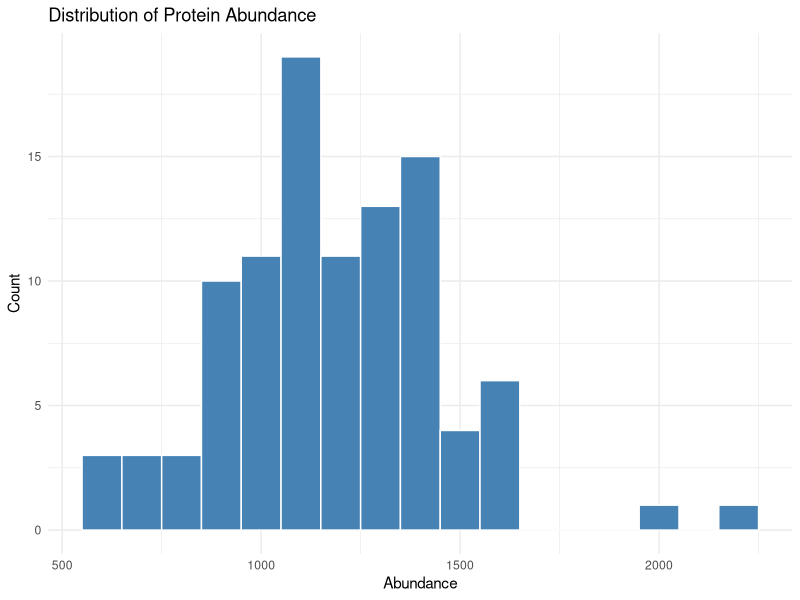
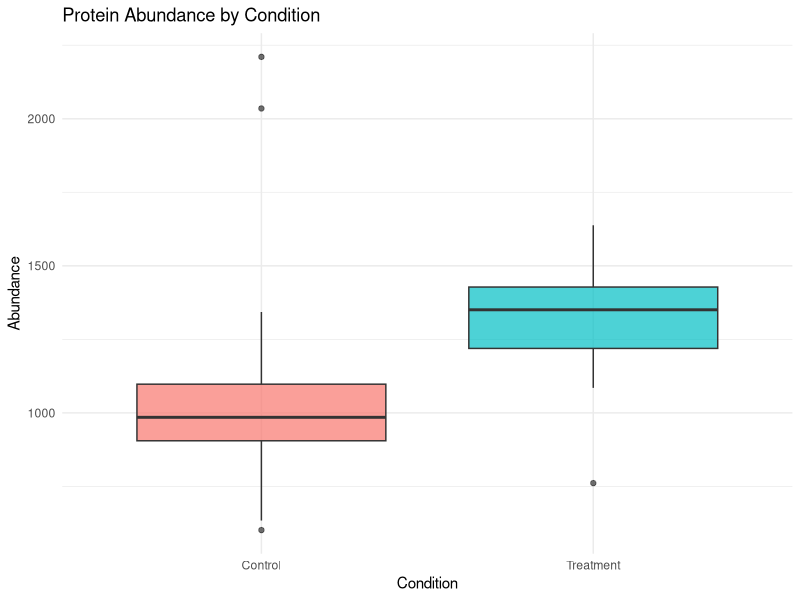
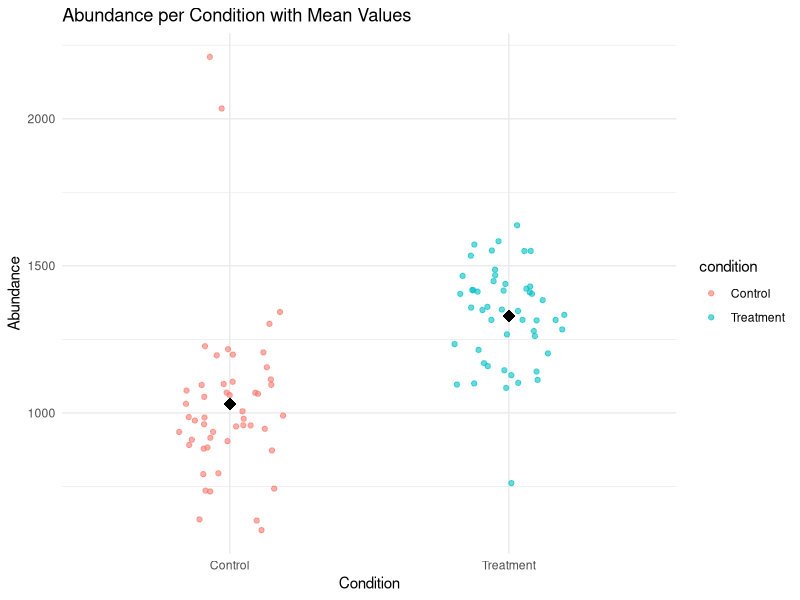
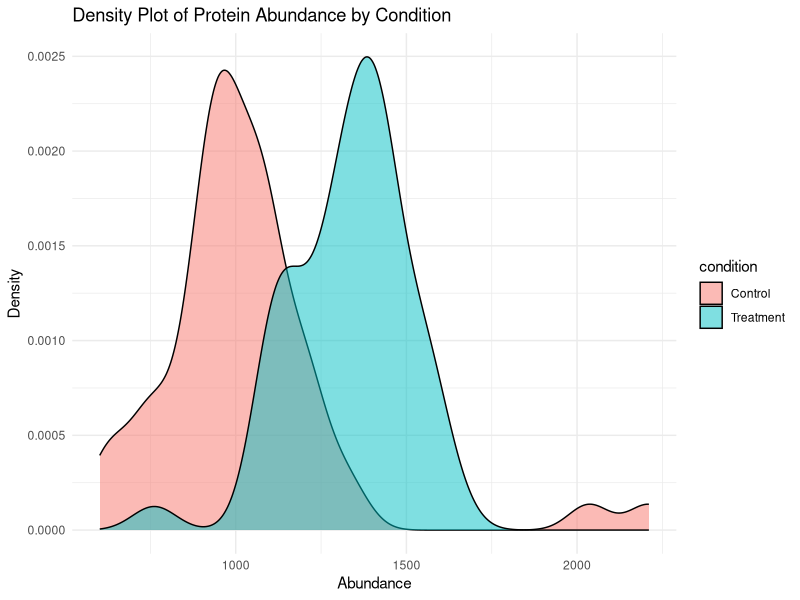

Generate these figures, in order, with R:
## ---- chunk 1
knitr::opts_chunk$set(echo = TRUE, warning = FALSE, message = FALSE)
## ---- chunk 2
# Arithmetic operators
5 + 3        # Addition
10 - 4       # Subtraction
6 * 7        # Multiplication
20 / 4       # Division
2 ^ 3        # Exponentiation
17 %% 5      # Modulo (remainder)

# Comparison operators
5 == 5       # Equal to
5 != 3       # Not equal to
7 > 3        # Greater than
4 < 8        # Less than
5 >= 5       # Greater than or equal
3 <= 10      # Less than or equal

# Logical operators
TRUE & FALSE  # AND
TRUE | FALSE  # OR
!TRUE         # NOT

# Scientific notation
1.5e6  # 1,500,000
## ---- chunk 3
# Assignment operator
x <- 10      # Assign 10 to x
y = 5        # Alternative (but <- is preferred)
# Tip: assignment operator has the following shortcuts:
# Windows/Linux: Press Alt + - (the minus key).
# Mac: Press Option + - (the minus key). 

## Assign values to variables
protein_count <- 800
sample_size <- 12
study_name <- "Proteomics_2025"

## View variables
protein_count
sample_size

## Use variables in calculations
total_measurements <- protein_count * sample_size
total_measurements
## ---- chunk 4
# Numeric
intensity <- 25114306.44
class(intensity)

# Character (text)
accession <- "F1LMU0"
class(accession)

# Logical
is_significant <- TRUE
class(is_significant)

# Check type
is.numeric(intensity)
is.character(accession)
## ---- chunk 5
# Solution
result1 <- 123 + 456
total <- result1
print(total)

percentage <- (123 / total) * 100
print(paste0("123 is ", round(percentage, 2), "% of the total"))
## ---- chunk 6
# Numeric vectors
ages <- c(25, 30, 35, 40, 45)
print(ages)

# Character vectors
names <- c("Alice", "Bob", "Charlie", "Diana", "Eve")
print(names)

# Logical vectors
passed_qc <- c(TRUE, TRUE, FALSE, TRUE, TRUE)
print(passed_qc)

# Sequences
seq_1_10 <- 1:10
seq_custom <- seq(from = 0, to = 100, by = 10)

# Vector operations
mean(ages)
## ---- chunk 7
# Access elements by position (1-indexed!)
ages[1]           # First element
ages[c(1, 3, 5)]  # Multiple elements
ages[-2]          # All except second element

# Logical indexing
ages[ages > 35]   # Elements greater than 35

# Named vectors
protein_abundance <- c(ACTB = 1500, GAPDH = 2000, MYC = 800)
protein_abundance["ACTB"]
## ---- chunk 8
# Create a data frame
patient_data <- data.frame(
  patient_id = 1:5,
  name = c("Alice", "Bob", "Charlie", "Diana", "Eve"),
  age = c(25, 30, 35, 40, 45),
  treatment = c("A", "B", "A", "B", "A"),
  response = c(TRUE, TRUE, FALSE, TRUE, FALSE),
  stringsAsFactors = FALSE
)

print(patient_data)

# View structure
str(patient_data)

# Summary statistics
summary(patient_data)
## ---- chunk 9
# Access columns
patient_data$age
patient_data[, "name"]
patient_data[, 2]

# Access rows
patient_data[1, ]           # First row
patient_data[1:3, ]         # First three rows

# Access specific cells
patient_data[2, 3]          # Row 2, Column 3
patient_data[2, "age"]      # Same, using column name

# Subset by condition
patient_data[patient_data$age > 30, ]
patient_data[patient_data$treatment == "A", ]
## ---- chunk 10
# View first rows
head(patient_data, 2)

# Dimensions
dim(patient_data)
nrow(patient_data)
ncol(patient_data)

# Column names
colnames(patient_data)
## ---- chunk 11
# Access column by name
patient_data$name

# Access using brackets [row, column]
patient_data[1, 3]        # Row 1, column 3
patient_data[1:2, ]       # First 2 rows, all columns
patient_data[, "treatment"]    # All rows, Mass column

# Subset data
patient_data[patient_data$age > 30, ]
## ---- chunk 12
# Create a list
experiment <- list(
  experiment_id = "EXP001",
  date = "2025-01-15",
  samples = c("S1", "S2", "S3"),
  data = patient_data,
  validated = TRUE
)

# Access list elements
experiment$experiment_id
experiment[[1]]
experiment[["samples"]]
## ---- chunk 13
# Create factor
treatment_factor <- factor(c("Control", "Drug A", "Drug B", "Control", "Drug A"))
print(treatment_factor)

# Check levels
levels(treatment_factor)

# Ordered factors
severity <- factor(
  c("Mild", "Severe", "Moderate", "Mild", "Severe"),
  levels = c("Mild", "Moderate", "Severe"),
  ordered = TRUE
)
print(severity)
## ---- chunk 14
# Implicit coercion
mixed <- c(1, 2, "three", 4)  # All converted to character
print(mixed)

# Explicit coercion
numbers_char <- c("1", "2", "3", "4")
numbers_num <- as.numeric(numbers_char)
print(numbers_num)

# Check types
class(mixed)
is.numeric(mixed)
is.character(mixed)
## ---- chunk 15
# Solution
set.seed(42)  # For reproducibility

proteins <- data.frame(
  protein_id = paste0("P", sprintf("%03d", 1:10)),
  abundance = round(runif(10, min = 100, max = 5000), 2),
  p_value = runif(10, min = 0, max = 1),
  stringsAsFactors = FALSE
)

proteins$significant <- proteins$p_value < 0.05

print(proteins)

# Summary
cat("\nNumber of significant proteins:", sum(proteins$significant), "\n")
## ---- chunk 16
# if statement
x <- 10

if (x > 5) {
  print("x is greater than 5")
}

# if-else
if (x > 15) {
  print("x is greater than 15")
} else {
  print("x is 15 or less")
}

# if-else if-else
score <- 75

if (score >= 90) {
  grade <- "A"
} else if (score >= 80) {
  grade <- "B"
} else if (score >= 70) {
  grade <- "C"
} else {
  grade <- "F"
}

print(paste("Grade:", grade))
## ---- chunk 17
# Vectorized ifelse
values <- c(1, 5, 10, 15, 20)
categories <- ifelse(values > 10, "High", "Low")
print(categories)
## ---- chunk 18
# for loop
for (i in 1:5) {
  print(paste("Iteration:", i))
}

# Loop through vector
proteins <- c("ACTB", "GAPDH", "MYC")
for (protein in proteins) {
  print(paste("Processing:", protein))
}

# while loop
counter <- 1
while (counter <= 5) {
  print(paste("Counter:", counter))
  counter <- counter + 1
}

# Mixing loop with condition
numbers <- 1:10
for (num in numbers) {
  if (num %% 2 == 0) {
    print(paste(num, "is even"))
  } else if (num %% 2 != 0) {
    print(paste(num, "is odd"))
  }
}
## ---- chunk 19
# Basic function
greet <- function(name) {
  message <- paste("Hello,", name, "!")
  return(message)
}

greet("Alice")

# Function with multiple parameters
calculate_fold_change <- function(treatment, control) {
  fc <- treatment / control
  log2_fc <- log2(fc)
  return(log2_fc)
}

calculate_fold_change(treatment = 200, control = 100)

# Function with default parameters
normalize_abundance <- function(abundance, method = "median") {
  if (method == "median") {
    normalized <- abundance / median(abundance, na.rm = TRUE)
  } else if (method == "mean") {
    normalized <- abundance / mean(abundance, na.rm = TRUE)
  } else {
    stop("Method must be 'median' or 'mean'")
  }
  return(normalized)
}

values <- c(100, 200, 300, 400, 500)
normalize_abundance(values)
normalize_abundance(values, method = "mean")
## ---- chunk 20
# Create sample data
protein_matrix <- matrix(
  c(100, 150, 200, 250, 
    110, 160, 210, 260,
    120, 170, 220, 270),
  nrow = 3, byrow = TRUE
)
colnames(protein_matrix) <- c("Sample1", "Sample2", "Sample3", "Sample4")
rownames(protein_matrix) <- c("Protein1", "Protein2", "Protein3")

print(protein_matrix)

# apply: apply function to rows or columns
row_means <- apply(protein_matrix, 1, mean)  # 1 = rows
col_means <- apply(protein_matrix, 2, mean)  # 2 = columns

print(row_means)
print(col_means)

# lapply: apply function to list, returns list
my_list <- list(a = 1:5, b = 6:10, c = 11:15)
list_means <- lapply(my_list, mean)
print(list_means)

# sapply: simplified version of lapply
vector_means <- sapply(my_list, mean)
print(vector_means)
## ---- chunk 21
# Solution
calculate_cv_status <- function(abundances) {
  cv <- (sd(abundances, na.rm = TRUE) / mean(abundances, na.rm = TRUE)) * 100
  
  if (cv < 20) {
    status <- "Pass"
  } else {
    status <- "Fail"
  }
  
  return(list(cv = round(cv, 2), status = status))
}

# Create sample data
sample_data <- list(
  sample1 = c(100, 105, 98, 102, 99),
  sample2 = c(100, 150, 90, 200, 80),
  sample3 = c(500, 505, 498, 502, 496)
)

# Apply function
for (sample_name in names(sample_data)) {
  result <- calculate_cv_status(sample_data[[sample_name]])
  cat(sample_name, "- CV:", result$cv, "% - Status:", result$status, "\n")
}
## ---- chunk 22
# Load necessary library
library(ggplot2)
## ---- chunk 23
set.seed(42)

# Simulate realistic protein abundance data

n_proteins <- 100

protein_data <- data.frame(
protein_id = paste0("P", sprintf("%03d", 1:n_proteins)),
abundance = c(
rnorm(n_proteins / 2, mean = 1000, sd = 150),   # Control group
rnorm(n_proteins / 2, mean = 1300, sd = 180)    # Treatment group
),
condition = rep(c("Control", "Treatment"), each = n_proteins / 2)
)

# Add a few outliers to make the data more realistic
outlier_indices <- sample(1:n_proteins, 3)
protein_data$abundance[outlier_indices] <- 
  protein_data$abundance[outlier_indices] * runif(3, 1.5, 2)

head(protein_data)
## ---- chunk 24
ggplot(protein_data, aes(x = abundance)) +
  geom_histogram(binwidth = 100, fill = "steelblue", color = "white") +
  labs(
    title = "Distribution of Protein Abundance",
    x = "Abundance",
    y = "Count"
  ) +
  theme_minimal()
## ---- chunk 25
ggplot(protein_data, aes(x = condition, y = abundance, fill = condition)) +
  geom_boxplot(alpha = 0.7) +
  labs(
    title = "Protein Abundance by Condition",
    x = "Condition",
    y = "Abundance"
  ) +
  theme_minimal() +
  theme(legend.position = "none")
## ---- chunk 26
ggplot(protein_data, aes(x = condition, y = abundance, color = condition)) +
  geom_jitter(width = 0.2, alpha = 0.6) +
  stat_summary(fun = mean, geom = "point", size = 4, shape = 18, color = "black") +
  labs(
    title = "Abundance per Condition with Mean Values",
    x = "Condition",
    y = "Abundance"
  ) +
  theme_minimal()
## ---- chunk 27
ggplot(protein_data, aes(x = abundance, fill = condition)) +
  geom_density(alpha = 0.5) +
  labs(
    title = "Density Plot of Protein Abundance by Condition",
    x = "Abundance",
    y = "Density"
  ) +
  theme_minimal()
## ---- chunk 28
# Create example data
set.seed(123)
protein_data <- data.frame(
  protein_id = paste0("P", 1:100),
  abundance = rnorm(100, mean = 1000, sd = 200),
  condition = rep(c("Control", "Treatment"), each = 50)
)

# Dimensions
dim(protein_data)
nrow(protein_data)
ncol(protein_data)

# First and last rows
head(protein_data)
tail(protein_data)

# Summary statistics
summary(protein_data)

# Table for categorical data
table(protein_data$condition)
## ---- chunk 29
#knitr::opts_knit$set(root.dir = '/08_pkgs/r4proteomics/') # may need to avoid re-setup
## ---- chunk 30
library(tidyverse)
## ---- chunk 31
x <- c(1, 2, 3, 4, 5)
result <- mean(log10(sqrt(x)))
result
## ---- chunk 32
result <- x %>% 
  sqrt() %>% 
  log10() %>% 
  mean()
result
## ---- chunk 33
# Simulate your data structure
set.seed(123)
proteomics_data <- readxl::read_excel(
    path = "examples/2126001_Protein Export_ex.xlsx", # this should be the file example that genethon provided
    skip = 1
)

# Drop completely empty columns (all NA)
proteomics_data <- proteomics_data %>%
    dplyr::select(dplyr::where(~ any(!is.na(.))))

head(proteomics_data[, 1:10])
## ---- chunk 34
# Clean column names: lowercase + underscores
#colnames(proteomics_data) <- tolower(colnames(proteomics_data))
colnames(proteomics_data) <- gsub(" ", "_", tolower(colnames(proteomics_data)))
## ---- chunk 35
# Select specific columns
proteomics_data %>%
  dplyr::select(accession, gene, mass, `2126001_029_f5`) %>%
  head(3)

# Select range of columns
proteomics_data %>%
  dplyr::select(accession:mass) %>%
  head(3)

# Select columns containing "sample"
proteomics_data %>%
  dplyr::select(accession, contains("f5")) %>%
  head(3)
## ---- chunk 36
# Filter high mass proteins
proteomics_data %>%
  dplyr::filter(mass > 100000) %>%
  dplyr::select(accession, gene, mass)

# Multiple conditions (AND)
proteomics_data %>%
  dplyr::filter(mass > 100000 & peptide_count > 100) %>%
  dplyr::select(accession, gene, mass, peptide_count)

# OR conditions
proteomics_data %>%
  dplyr::filter(mass > 200000 | peptide_count > 300) %>%
  dplyr::select(accession, gene, mass, peptide_count)
## ---- chunk 37
# Calculate log10 transformed values
proteomics_data %>%
  dplyr::mutate(log10_mass = log10(mass)) %>%
  dplyr::select(accession, mass, log10_mass, `2126001_029_f5`) %>%
  head(3)
## ---- chunk 38
# Sort by mass (ascending)
proteomics_data %>%
  dplyr::arrange(mass) %>%
  dplyr::select(accession, gene, mass) %>%
  head(3)

# Sort descending
proteomics_data %>%
  dplyr::arrange(desc(mass)) %>%
  dplyr::select(accession, gene, mass) %>%
  head(3)

# Sort by multiple columns
proteomics_data %>%
  dplyr::arrange(desc(peptide_count), mass) %>%
  dplyr::select(accession, peptide_count, mass) %>%
  head(3)
## ---- chunk 39
# Calculate summary statistics
proteomics_data %>%
  dplyr::summarize(
    n_proteins = n(),
    mean_mass = mean(mass),
    median_mass = median(mass),
    sd_mass = sd(mass),
    mean_intensity = mean(`2126001_029_f5`)
  )

# Multiple samples
proteomics_data %>%
  dplyr::summarize(
    mean_s1 = mean(`2126001_029_f5`),
    mean_s2 = mean(`2126001_359_f9`),
    cv_s1 = sd(`2126001_029_f5`) / mean(`2126001_029_f5`) * 100
  )
## ---- chunk 40
# Create groups based on mass
proteomics_data_grouped <- proteomics_data %>%
  dplyr::mutate(
    mass_category = case_when(
      mass < 50000 ~ "Low",
      mass < 150000 ~ "Medium",
      TRUE ~ "High"
    )
  )

# Calculate statistics by group
proteomics_data_grouped %>%
  dplyr::group_by(mass_category) %>%
  dplyr::summarize(
    n_proteins = dplyr::n(),
    mean_peptides = mean(peptide_count),
    mean_confidence = mean(confidence_score)
  )
## ---- chunk 41
# Complete analysis pipeline
results <- proteomics_data %>%
  # Filter high confidence proteins
  dplyr::filter(confidence_score > 10000) %>%
  # Calculate mean intensity across samples
  dplyr::mutate(
    mean_intensity = rowMeans(select(., starts_with("sample")))
  ) %>%
  # Keep relevant columns
  dplyr::select(accession, gene, mass, confidence_score, mean_intensity) %>%
  # Sort by mean intensity
  dplyr::arrange(desc(mean_intensity))

head(results)
## ---- chunk 42
# Convert to long format
proteomics_long <- proteomics_data %>%
  tidyr::pivot_longer(
    cols = starts_with("2"),
    names_to = "Sample",
    values_to = "Intensity"
  )

head(proteomics_long, 10)
## ---- chunk 43
# Calculate statistics by sample
proteomics_long %>%
  dplyr::group_by(Sample) %>%
  dplyr::summarize(
    mean_intensity = mean(Intensity),
    median_intensity = median(Intensity),
    n_proteins = n()
  ) %>%
  head(6)
## ---- chunk 44
# Convert back to wide format
proteomics_wide <- proteomics_long %>%
  tidyr::pivot_wider(
    names_from = Sample,
    values_from = Intensity
  )

head(proteomics_wide[, 1:10])
## ---- chunk 45
# Extract gene names
proteomics_data %>%
  dplyr::mutate(
    # Convert to uppercase
    gene_upper = toupper(gene),
    # Detect pattern
    is_kinase = stringr::str_detect(description, "kinase"),
    # Extract words
    first_word = stringr::word(description, 1)
  ) %>%
  dplyr::select(gene, description, is_kinase, first_word) %>%
  head(3)
## ---- chunk 46
# Create data with missing values
data_with_na <- proteomics_data %>%
  dplyr::mutate(
    `2126001_029_f5` = ifelse(`2126001_029_f5` < quantile(`2126001_029_f5`, 0.2), 
                     NA, `2126001_029_f5`)
  )

# Check missing values
data_with_na %>%
  dplyr::summarize(
    n_total = dplyr::n(),
    n_missing_s1 = sum(is.na(`2126001_029_f5`)),
    percent_missing = mean(is.na(`2126001_029_f5`)) * 100
  )

# Remove rows with NA
data_with_na %>%
  dplyr::filter(!is.na(`2126001_029_f5`)) %>%
  nrow()

# Replace NA with value
data_with_na %>%
  dplyr::mutate(`2126001_029_f5` = tidyr::replace_na(`2126001_029_f5`, 0)) %>%
  head(3)
